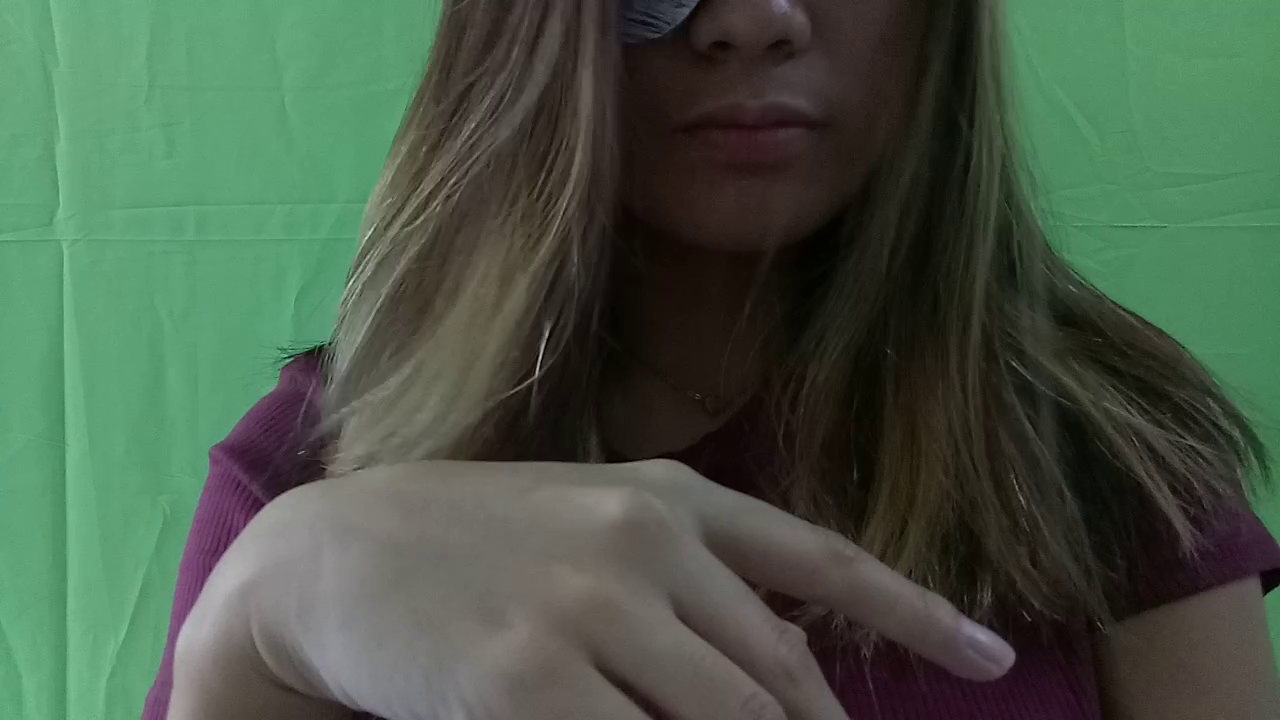
#> input picture frame 9 of foreground/tisha-3-eyes.mp4, 1280 x 720 px, given in place of a.mp4, which was not available
$ python bg-subt.py
#> lines starting #> are read from the running program, lines starting #| are printed output that depends on the picture; after the words box and inside, x2 and y2 are one past the last pixel; in counts of white or black regions, pixels touching at a corner belong together; pictures that were not available may be replaced by others from this repository, and a replacement may not be noted
import cv2
import numpy as np

cap = cv2.VideoCapture('a.mp4')

while(cap.isOpened()):
  ret, frame = cap.read()
#> frame is the input picture: shape (720, 1280, 3); mean B, G, R 71.6, 89, 72
  lower_green = np.array([45,100,80])
  upper_green = np.array([80,255,255])

  # This will be used for intensity slicing
  minratio = 0.05
  maxratio = 1.0

  hsv = cv2.cvtColor(frame, cv2.COLOR_BGR2HSV) # convert input to gray scale
#> hsv: shape (720, 1280, 3); mean H, S, V 47.6, 85.2, 93.7
  mask = cv2.inRange(hsv, lower_green, upper_green)
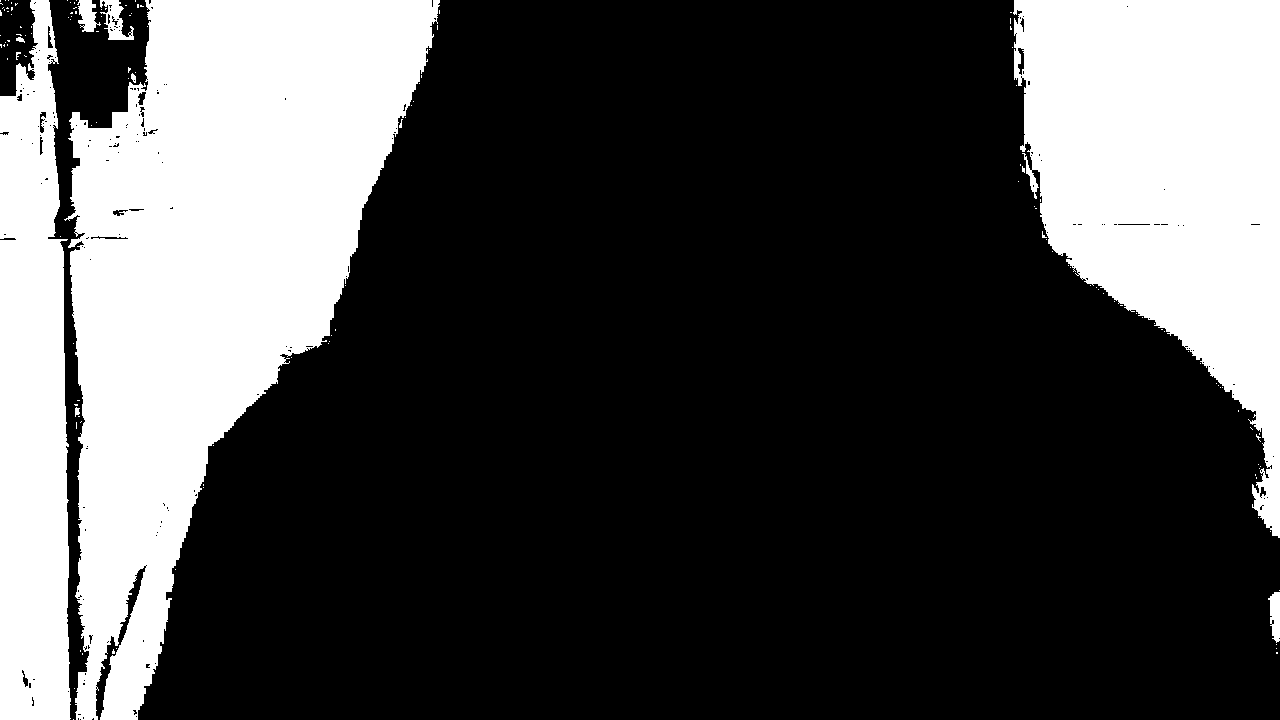
#> mask: shape (720, 1280); 29.4% white; 142 white regions (132 under 20 px), largest, box (x1, y1, x2, y2) and area: (64, 0, 440, 720) 141122, (1013, 0, 1280, 538) 85272, (0, 0, 71, 720) 42168
  res = cv2.bitwise_and(frame,frame, mask = mask)
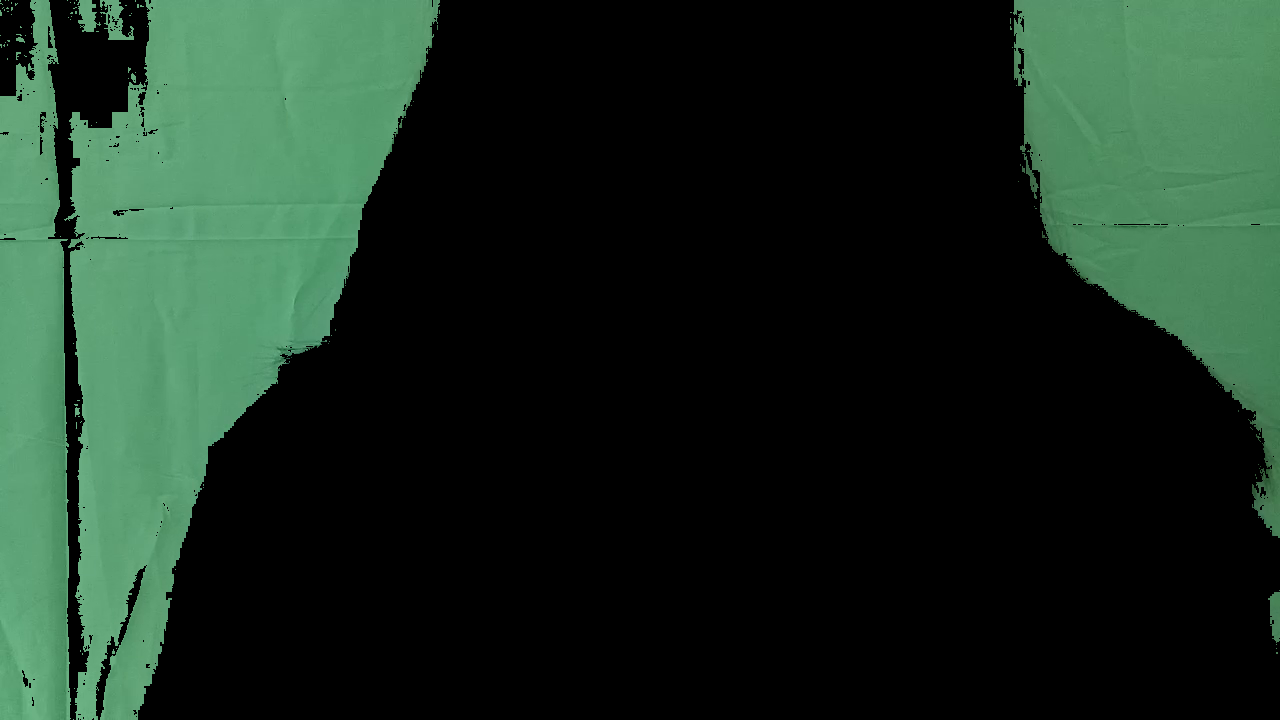
#> res: shape (720, 1280, 3); mean B, G, R 32.3, 45.2, 25.8
  res = frame - res
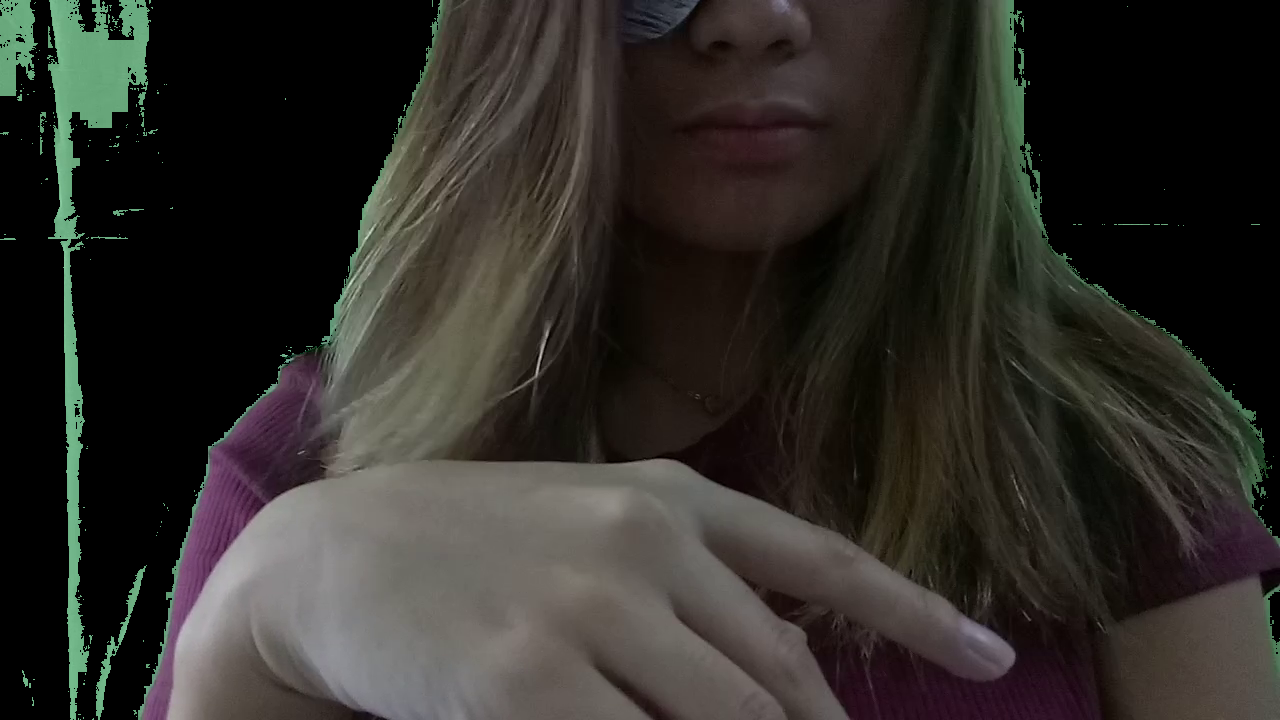
#> res: shape (720, 1280, 3); mean B, G, R 39.3, 43.8, 46.2
  # cv2.imshow("masked", res)
  # cv2.imshow("frame", frame)
  cv2.imshow("Sample", res)

  # Continue to show live feed unless "Esc" key is pressed
  key = cv2.waitKey(20)
#> (key Esc is pressed here)
  if key == 27:
      break
cap.release()
cv2.destroyAllWindows()

$ run again, starting later in the video
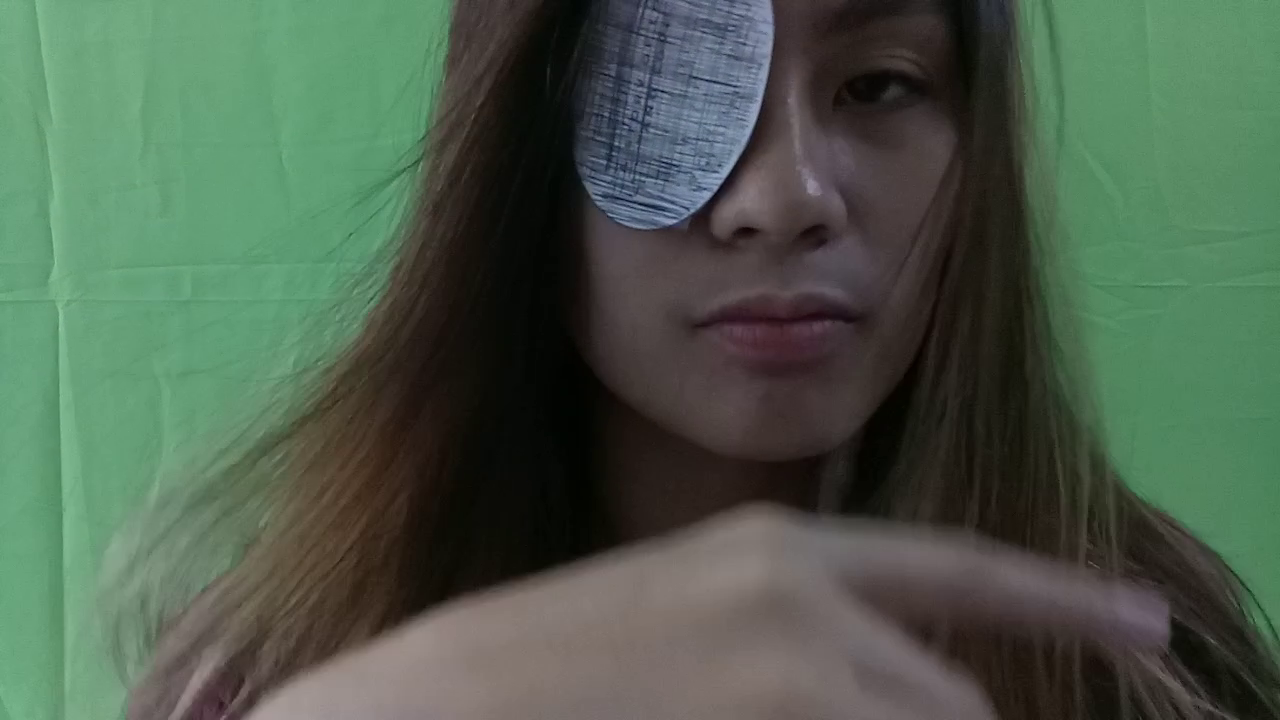
#> input picture frame 42 of foreground/tisha-3-eyes.mp4, 1280 x 720 px, given in place of a.mp4, which was not available
#> frame is the input picture: shape (720, 1280, 3); mean B, G, R 76.2, 92.7, 76.1
#> hsv: shape (720, 1280, 3); mean H, S, V 53.7, 79, 98
#> `mask = cv2.inRange(hsv, lower_green, upper_green)`:
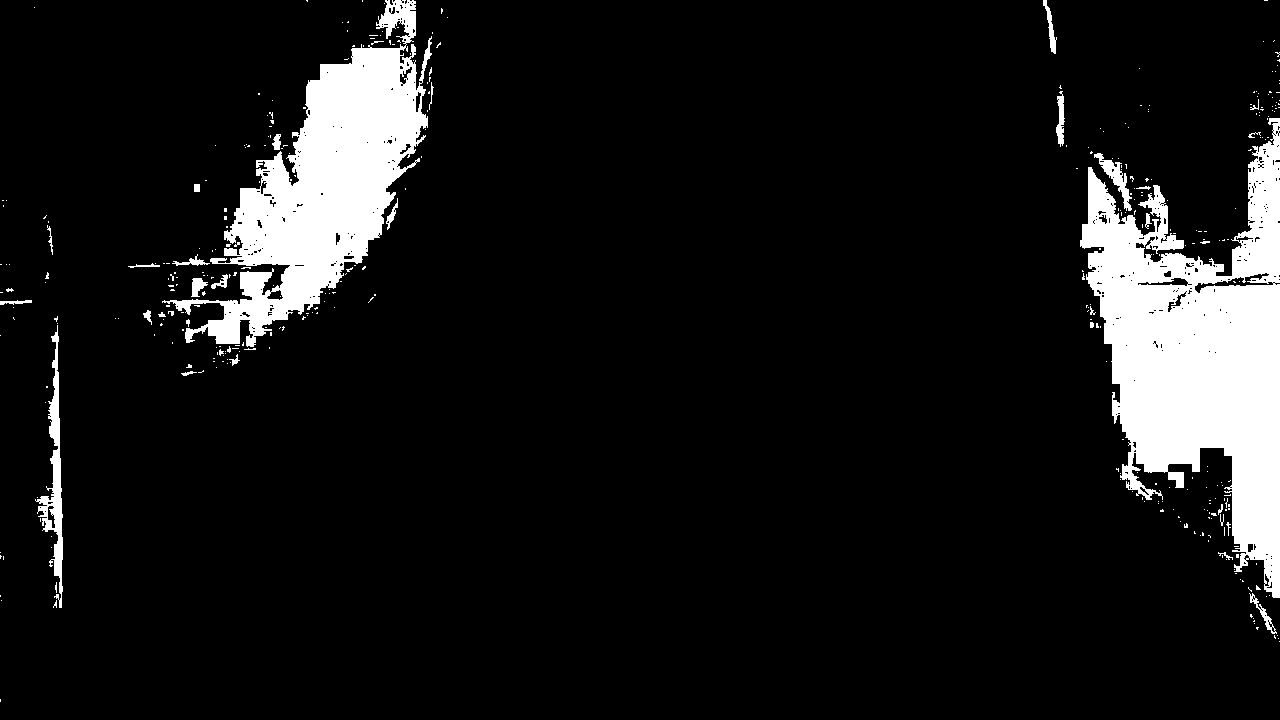
#> mask: shape (720, 1280); 9.4% white; 375 white regions (340 under 20 px), largest, box (x1, y1, x2, y2) and area: (1080, 118, 1280, 598) 47516, (162, 0, 432, 347) 33130, (35, 325, 63, 608) 2225
#> `res = frame - res`:
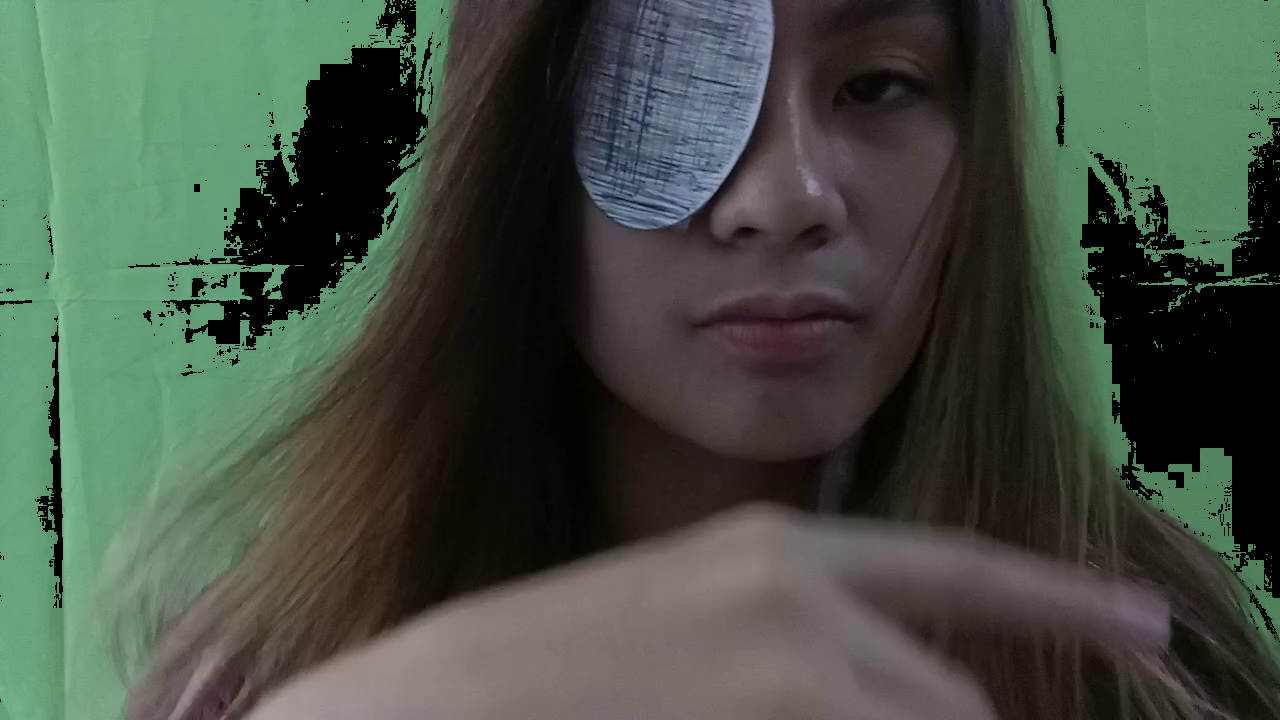
#> res: shape (720, 1280, 3); mean B, G, R 66.6, 79.3, 68.1

$ run again, starting later in the video
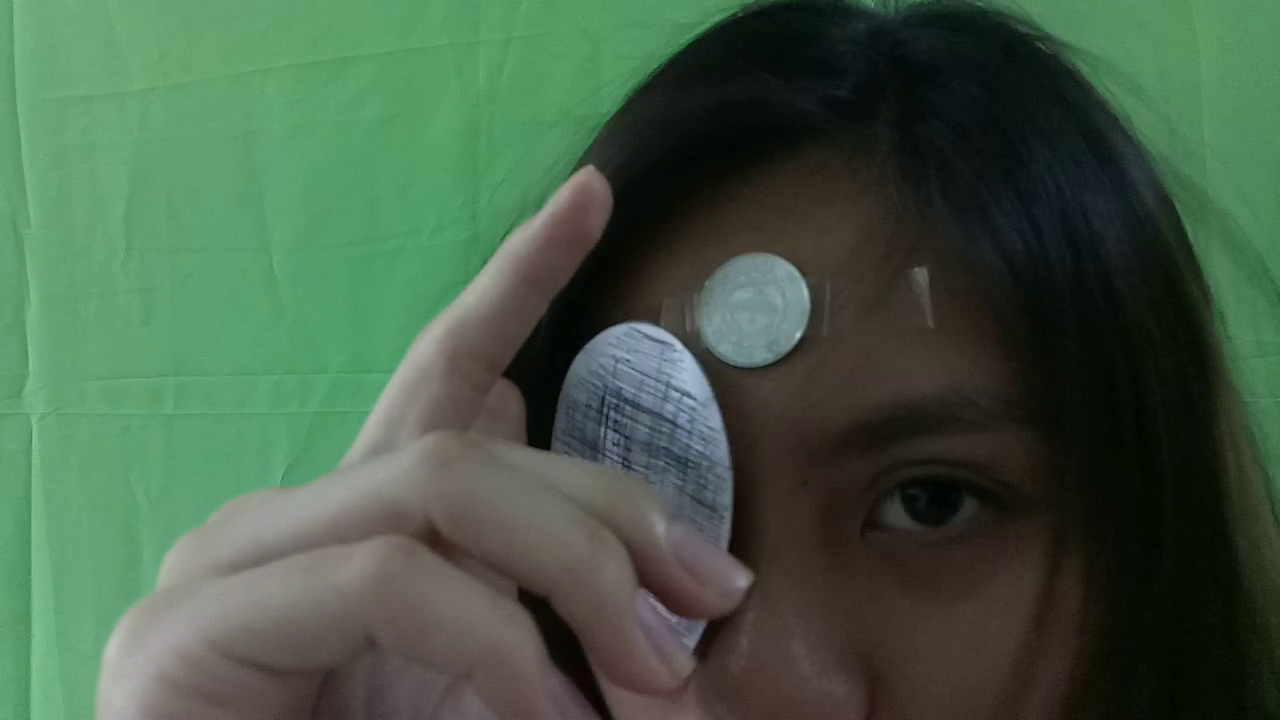
#> input picture frame 76 of foreground/tisha-3-eyes.mp4, 1280 x 720 px, given in place of a.mp4, which was not available
#> frame is the input picture: shape (720, 1280, 3); mean B, G, R 70.5, 92, 68.8
#> hsv: shape (720, 1280, 3); mean H, S, V 50.7, 95.1, 95.6
#> `mask = cv2.inRange(hsv, lower_green, upper_green)`:
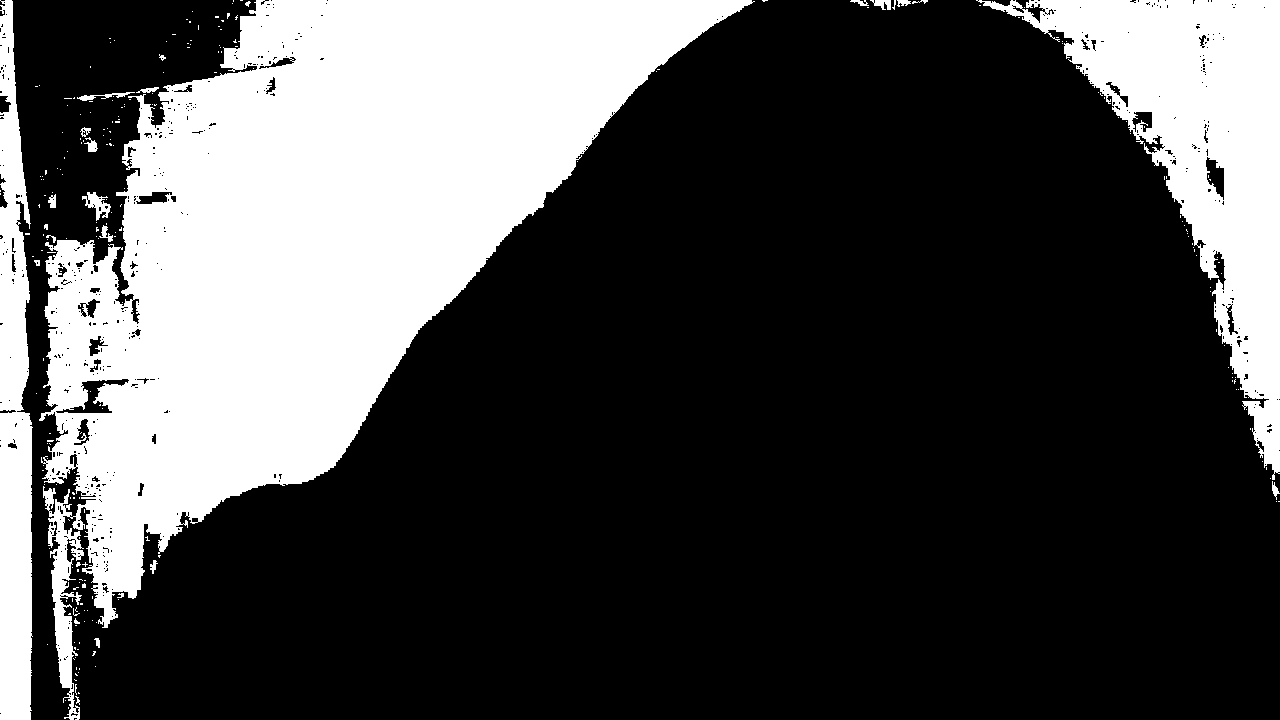
#> mask: shape (720, 1280); 29.5% white; 253 white regions (228 under 20 px), largest, box (x1, y1, x2, y2) and area: (39, 0, 755, 720) 203361, (976, 0, 1280, 480) 48375, (0, 0, 33, 720) 18182
#> `res = frame - res`:
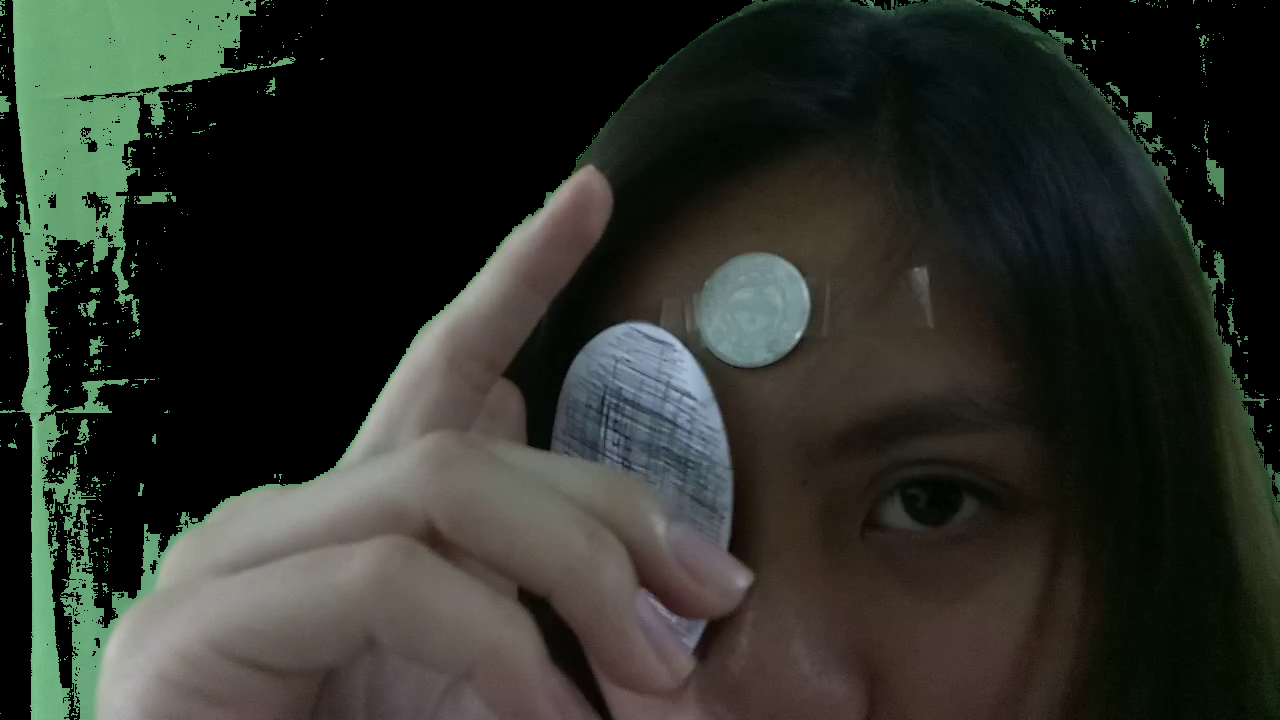
#> res: shape (720, 1280, 3); mean B, G, R 40, 46.8, 43.3
